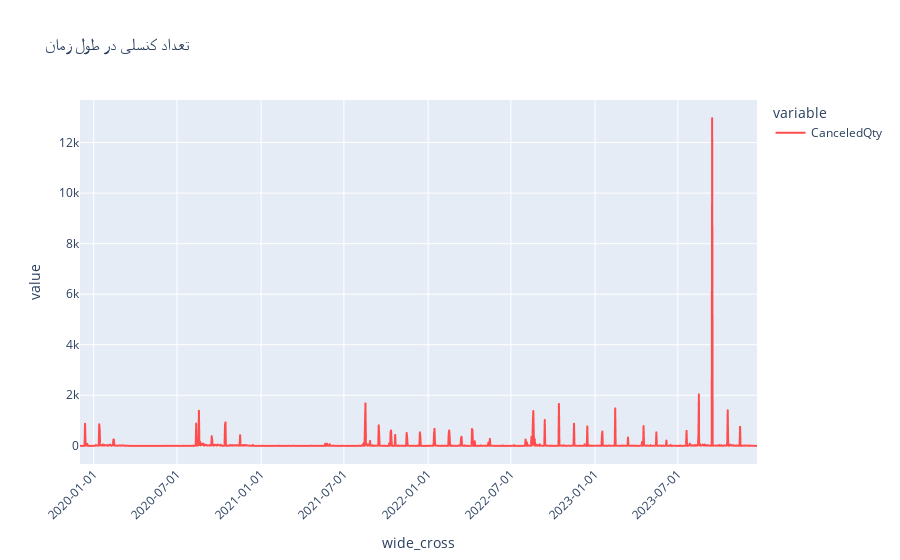

This figure's notebook cell:
### Code cell
# 3) رسم خطی روی رشتهٔ تاریخ
fig = px.line(df,
              y=['CanceledQty'],
              color_discrete_sequence=['#ff4c4c'],
              title='تعداد کنسلی در طول زمان')

# 4) فرمت محور X
fig.update_xaxes(tickformat='%Y-%m-%d',
                tickangle=-45)

fig.show()

### Figure 1 — Plotly figure (JSON) as saved in the notebook; plotly's stock layout.template omitted (floating-point values rounded to 4 significant figures; data arrays with more than 128 entries replaced by an {"elided": "..."} marker saying what was removed)
{"data": [{"hovertemplate": "variable=CanceledQty<br>wide_cross=%{x}<br>value=%{y}<extra></extra>", "legendgroup": "CanceledQty", "line": {"color": "#ff4c4c", "dash": "solid"}, "marker": {"symbol": "circle"}, "mode": "lines", "name": "CanceledQty", "showlegend": true, "x": {"elided": "1413 str values"}, "xaxis": "x", "y": {"elided": "1413 int values"}, "yaxis": "y", "type": "scattergl"}], "layout": {"xaxis": {"anchor": "y", "domain": [0.0, 1.0], "title": {"text": "wide_cross"}, "tickformat": "%Y-%m-%d", "tickangle": -45}, "yaxis": {"anchor": "x", "domain": [0.0, 1.0], "title": {"text": "value"}}, "legend": {"title": {"text": "variable"}, "tracegroupgap": 0}, "title": {"text": "تعداد کنسلی در طول زمان"}}}
